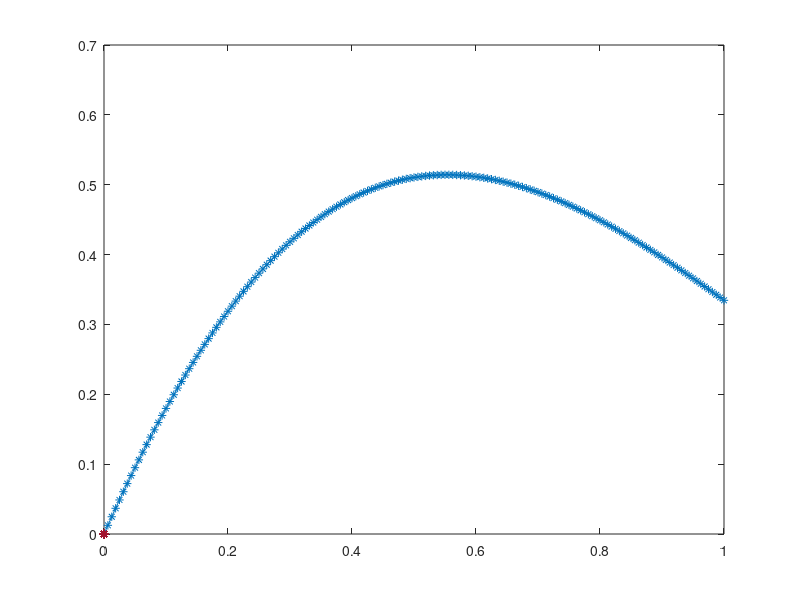

This figure's MATLAB source:
%%%%%%%%% Euler Forward ODE solver
% y'=f(t,y)
% f(t,y) = -y +2e^(-t)cos(2t), exact solution y(t)=e^(-t)sin(2t)
% initial data y(t=0)=0
% Forward Euler: y{i+1}=y_i + h*f(t_i,y_i)
% Modified Euler: y{i+1}=y_i + h/2*{f(t_i,y_i)+ f(t_i+h,y_i+h*f(t_i,y_i))}
%%%%%%%%%%%%%%


N = [10, 20, 40, 80, 160]; %mesh size
T = 1.0; %final time 
for j=1:5
  %Calculate the timestep for meshsize N(j)
  h = T/N(j); 
  %Initialize storage arrays
  t = zeros(N(j)+1); 
  y = zeros(N(j)+1); 
  Exact = zeros(N(j)+1);   
  error = zeros(N(j)+1);
  %Use the given initial data
  y(1) = 0; 
  Exact(1) = 0;  

     for i=1:N(j)
     %set nodes t_i=0+i*dt, i=1,.N+1,
     t(i+1) = i*h; 
     %k1 = f(t_i,y_i); k2 = f(t_i + h, y_i + h*f(t_i,y_i))
     k1 = -1*y(i) + (2*exp(-1*t(i))*cos(2*t(i)));
     k2 = -(1*y(i)+(h*k1))+(2*exp(-1*(t(i)+h))*cos(2*(t(i)+h)));
     %y(i+1)=y(i)+ k/2 * [ f(t(i),y(i)) + f(t(i)+h,y(i)+ h*f{t(i),y(i)}) ]
     %This is the given y'(t)
     y(i+1) = y(i)+((h/2)*(k1+k2));   
     %Calculate exact solution and error
     Exact(i+1) = exp(-1*t(i+1))*sin(2*t(i+1)); 
     error(i+1)=abs(Exact(i+1)-y(i+1));
     end

Error= abs( y(N(j)+1) - Exact(N(j)+1) );
sprintf( 'N = %g: Error = %f', N(j), Error )
if( j == 5 )
    plot( t, Exact ); 
    hold on;  
    plot( t, y, '*'); 
end
end
